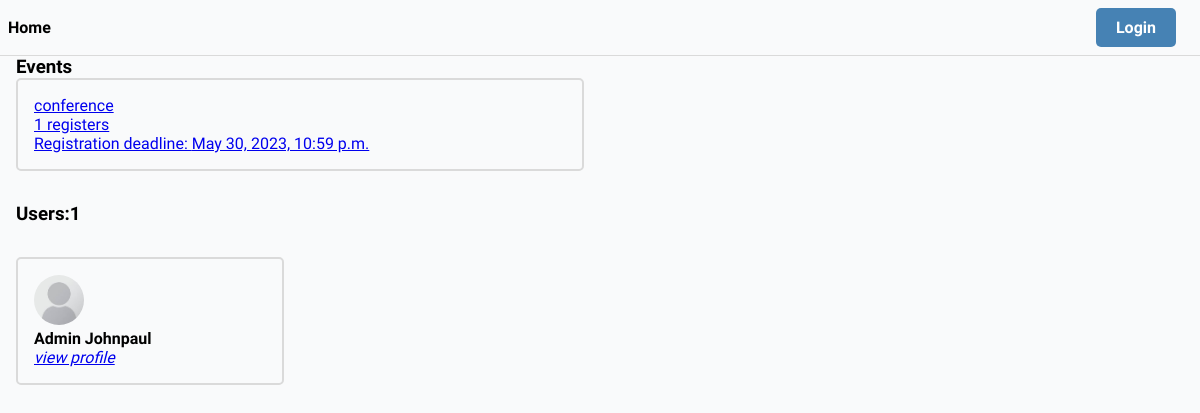
The app's page /, older data.
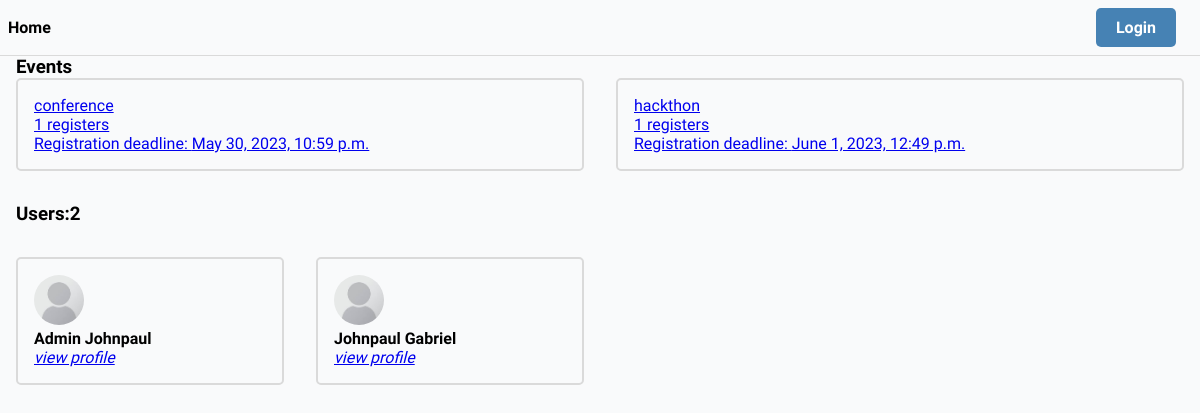
The same page, newer data.
### core/models.py (models this page shows, shortened)
class Event(models.Model):
    name = models.CharField(max_length=200)
    description = models.TextField( null=True, blank=True)
    participants = models.ManyToManyField(User, blank=True, related_name='events')
    start_date = models.DateTimeField(null=True)
    end_date = models.DateTimeField(null=True)
    registration_deadline = models.DateTimeField(null=True)
    updated = models.DateTimeField(auto_now=True)
    created = models.DateTimeField(auto_now_add=True)
    id = models.UUIDField(primary_key=True, editable=False, unique=True, default=uuid.uuid4)
    def get_absolute_url(self):
        return reverse('event', args=[self.id])

### users/models.py (models this page shows, shortened)
class User(AbstractUser):
    username = models.CharField(max_length=100, null=True, blank=True)
    name = models.CharField(max_length=100)
    email = models.EmailField(unique=True)
    bio = models.TextField(null= True, blank=True)
    hackthon_participant = models.BooleanField(default=True, null=False)
    avatar = models.ImageField(default = 'avatars/profile.jpeg', null=True)
    id = models.UUIDField(primary_key=True, editable=False, unique=True, default=uuid.uuid4)
    USERNAME_FIELD = 'email' #makes username exempted
    REQUIRED_FIELDS = ['username']    #a must use when you use USERNAME_FIELD

### core/views.py (the view, shortened to what this page needs)
# urls.py: path('', IndexView.as_view(), name='index'),
class IndexView(View):
    def get(self, request):
        users = get_user_model()
        Users = users.objects.filter(hackthon_participant=True)
        events = Event.objects.all()
        count = Users.count()
        context = {
            'users':Users,
            'events': events,
            'count': count,
            'user_list':Users[:20]
        }
        return render(request, 'core/index.html', context)

### templates/core/index.html (shortened to what this page needs)
{% extends 'base.html' %}
{% block content %}
    <section>
        <h3>Events</h3>
        <div class="event-list">
            {% for event in events %}
                <a href="{{event.get_absolute_url}}">
                    <div class="event-wrapper">
                        <p>{{event.name}}
                        <p>{{event.participants.all.count}} registers</p>
                        <p>Registration deadline: {{event.registration_deadline}}</p>
                    </div>
                </a>
            {% endfor %}
        </div>
    </section>
    <section class="section">
        <h3>Users:{{count}}</h3>
        <div class="users-list section">
            {% for user in users %}
                <div class="user-wrapper">
                    <img src="{{user.avatar.url}}" class="avatar" alt="{{user.name}}">
                <h4>{{user.name}}</h4>
                 <a href="{% url 'user-profile' user.id %}"><i>view profile</i></a>
                </div>
            {% endfor %}
        </div>
    </section>
{% endblock content %}

### templates/base.html (shortened to what this page needs)
{% load static %}
<!DOCTYPE html>
<html lang="en">
<head>
    <link rel="stylesheet" href="{% static 'css/main.css' %}">
</head>
<body>
    {% include 'partials/navbar.html' %}
    <div class="main-container">
    {% block content %}
    {% endblock content %}
    </div>
</body>
</html>

### templates/partials/navbar.html (shortened to what this page needs)
<nav class="nav">
    <div>
        <a href="/">Home</a>
    </div>
    <div>
        {% if request.user.is_authenticated %}
        <a class="btn btn-warning" href="{% url 'logout' %}">Logout</a>
        {% else %}
        <a class="btn btn-primary" href="{% url 'login' %}">Login</a>
        {% endif %}
    </div>
</nav>

### static/css/main.css (style rules this page uses)
* { padding: 0; margin: 0; box-sizing: border-box; font-family: 'Readex Pro'; background-color: rgb(249, 250, 251); }
body { width: 100%; }
.nav { width: 100%; padding: .5em; border-bottom: solid 1px rgb(218, 218, 218); display: flex; flex-direction: row; justify-content: space-between; align-items: center; }
.nav a { color: black; text-decoration: none; font-weight: bold; margin: 0 1em 0 0; }
.main-container { max-width: 1200px; margin: 0 auto; height: 92vh; padding: 0 1em; }
.event-list { display: grid; grid-template-columns:1fr 1fr ; gap: 2em; }
.event-wrapper { border: solid 2px rgb(218, 218, 218); padding: 1em; border-radius: 5px; }
.users-list { display: grid; grid-template-columns: 1fr 1fr 1fr 1fr; gap: 2em; }
.user-wrapper { border-radius: 5px; border: solid 2px #dadada; padding: 1em; }
.avatar { width: 50px; height: 50px; object-fit: cover; border-radius: 50px; }
.btn { padding: 10px 20px; border-radius: 5px; background-color: rgb(204, 204, 204); text-decoration: none; display: block; width: fit-content; margin: 10px; }
.btn-primary { background-color: steelblue; color: #fff !important; }
.section { margin: 2em 0; }

Row changes from the older to the newer data that the page shows:
added Event: name "hackthon", participants.all.count "1", registration_deadline "June 1, 2023, 12:49 p.m."
added User: avatar (placeholder picture), name "Johnpaul Gabriel"
Text that changed along with them:
{{ count }}: "1" → "2"
